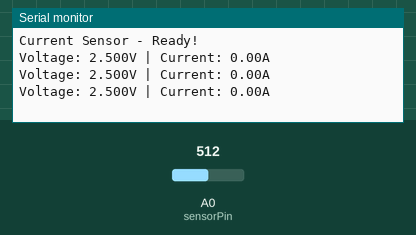
Recording of a sketch running on a simulated Arduino Uno, built with avr-gcc and run on an emulated ATmega328P. Shown: the last lines printed to the serial monitor. The test bench sets the inputs (shaded band); at power-on: A0 (sensorPin) = 512.

Above: at 1.3 s.
1.4 s: A0 (sensorPin) set to 716
At 1.9 s:
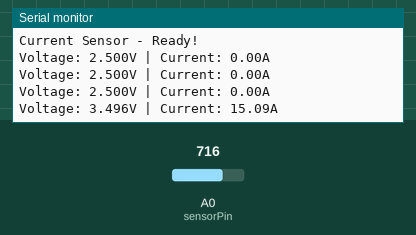
2.9 s: A0 (sensorPin) set to 900
At 3.4 s:
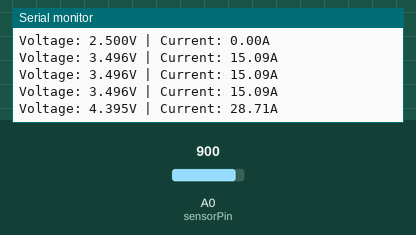
Timing chart, 0 to 5.9 s (numbered marks = the images above; inputs shaded):
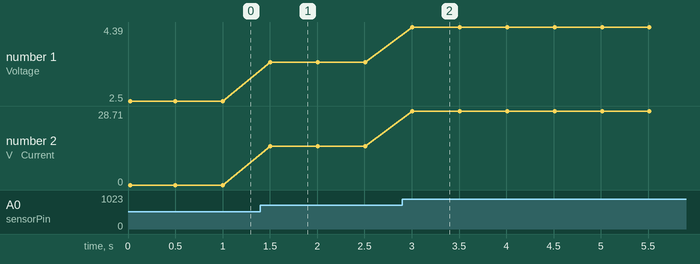

The sketch:

Current_Measurement.ino
```cpp
const int sensorPin = A0;
const float zeroCurrentVoltage = 2.5;  //needs adjustment as per your actual reading
const float sensitivity = 0.066;

void setup() {
  Serial.begin(9600);
  Serial.println("Current Sensor - Ready!");
}

void loop() {
  int rawValue = analogRead(sensorPin);
  float voltage = (rawValue / 1024.0) * 5.0;
  float current = (voltage - zeroCurrentVoltage) / sensitivity;
  Serial.print("Voltage: ");
  Serial.print(voltage, 3);
  Serial.print("V | Current: ");
  Serial.print(current, 2);
  Serial.println("A");
  delay(500);
}
```

Measured:
- after the input at 1.4 s, the serial monitor: prints a new line after 0.10 s (image 1)
- after the input at 2.9 s, the serial monitor: prints a new line after 0.11 s (image 2)
- plotted number 1: 2.5 → 3.5 after the input at 1.4 s, 3.5 → 4.39 after the input at 2.9 s
- plotted number 2: 0 → 15.09 after the input at 1.4 s, 15.09 → 28.71 after the input at 2.9 s
